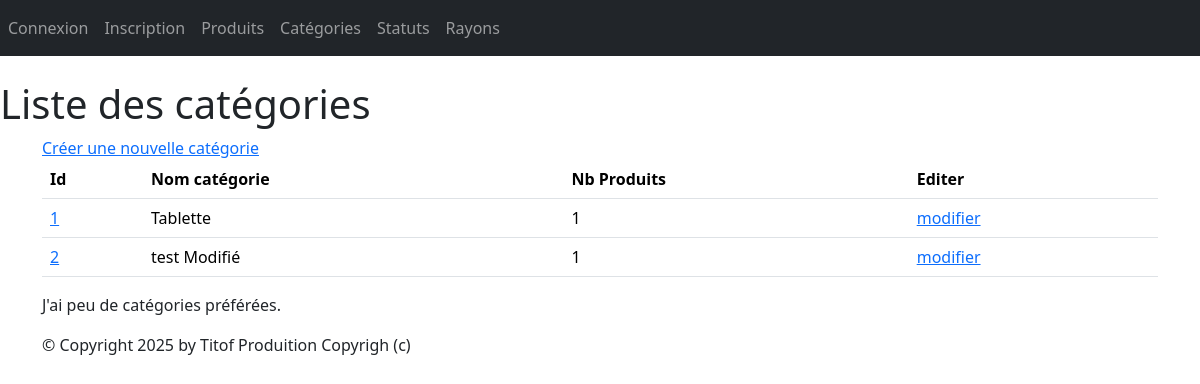
The app's page /monApp/categories/ with its own data.
### monApp/models.py (models this page shows, shortened)
class Categorie(models.Model):
    idCat = models.AutoField(primary_key=True)
    nomCat = models.CharField(max_length=100)

### monApp/views.py (the view)
# urls.py: path("categories/", views.CategorieListView.as_view(), name="lst_cats"),
class CategorieListView(ListView):
    model = Categorie
    template_name = "monApp/list_categories.html"
    context_object_name = "cats"
    def get_queryset(self):
        return Categorie.objects.annotate(nb_produits=Count('produits'))
    def get_context_data(self, **kwargs):
        context = super().get_context_data(**kwargs)
        context["titremenu"] = "Liste des catégories"
        return context

### monApp/templates/monApp/list_categories.html
{% extends 'monApp/base.html' %}
{% block menu %}
    <h1>{{ titremenu }}</h1>
{% endblock %}
{% block contenu %}
    <a href="{% url 'crt_cat' %}">Créer une nouvelle catégorie</a>
    <table class="table">
        <thead>
            <tr>
                <th>Id</th>
                <th>Nom catégorie</th>
                <th>Nb Produits</th>
                <th>Editer</th>
            </tr>
        </thead>
        <tbody>
            {% for cat in cats %}
                <tr>
                    <td><a href="{% url 'dtl_cat' cat.idCat %}">{{ cat.idCat }}</a></td>
                    <td>{{ cat.nomCat }}</td>
                    <td>{{ cat.nb_produits }}</td>
                    <td><a href="{% url 'upd_cat' cat.idCat %}">modifier</a></td>
                </tr>
            {% endfor %}
        </tbody>
    </table>
    <p>
        J'ai
        {% if cats|length < 5 %}
            peu de
        {% elif cats|length < 10 %}
            quelques
        {% else %}
            beaucoup de
        {% endif %}
        catégories préférées.
    </p>
{% endblock %}

### static/styles.css (style rules this page uses)
h1 { color:red }

### records on screen
Categorie: idCat "1", nomCat "Tablette", nb_produits "1"
Categorie: idCat "2", nomCat "test Modifié", nb_produits "1"

### other values on screen
{{ titremenu }} "Liste des catégories"
